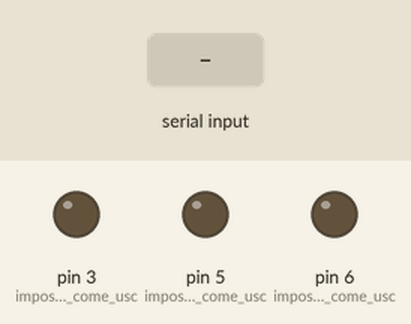
A sketch run on a simulated Arduino Uno, built with avr-gcc and run on an emulated ATmega328P. On the bench: output pins drawn as LEDs (lit = HIGH). The inputs (shaded band) are chosen by the test bench.

Above: at 1.2 s.
1.3 s: "1" received over Serial
At 1.8 s:
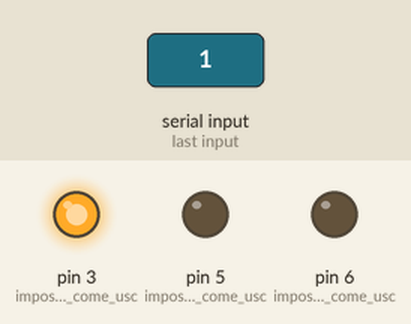
2.8 s: "3" received over the second serial link
At 4.0 s:
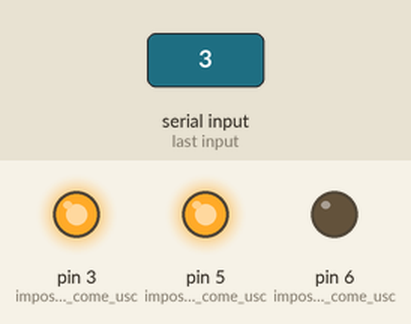
4.3 s: "2" received over Serial
At 5.3 s:
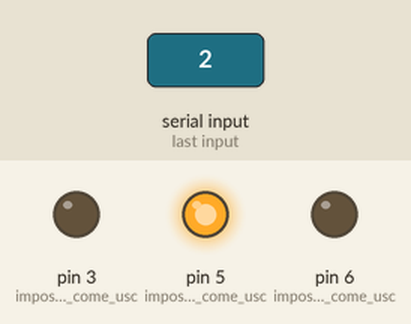
5.8 s: "5" received over the second serial link
At 6.4 s:
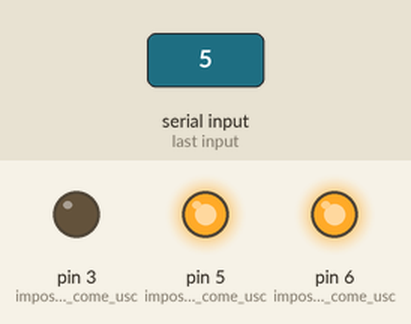
7.3 s: "4" received over Serial
At 7.6 s:
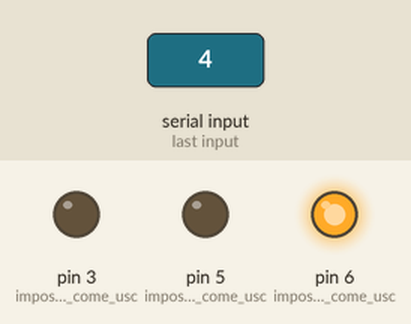
8.8 s: "1" received over the second serial link
At 9.9 s:
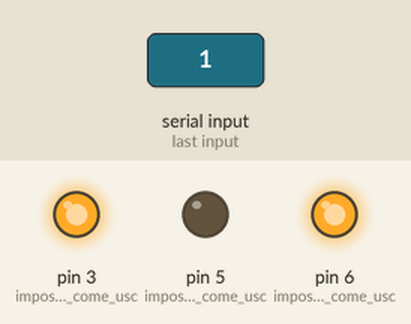
Timing chart, 0 to 11.3 s (numbered marks = the images above; inputs shaded):
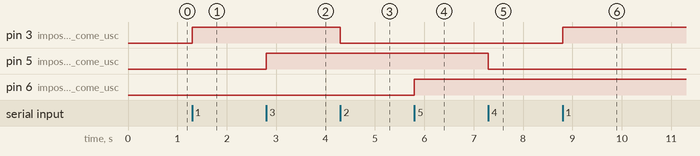

The sketch:

Bluetooth_RX.ino
```cpp
#include <SoftwareSerial.h>

#define TXPIN 10
#define RXPIN 11

char val;

SoftwareSerial BlueTooth(RXPIN, TXPIN);

void setup()
{
    pinMode(RXPIN, INPUT);
    pinMode(TXPIN, OUTPUT);
    pinMode(3, OUTPUT); // imposta il pin 3 come uscita
    pinMode(5, OUTPUT); // imposta il pin 3 come uscita
    pinMode(6, OUTPUT); // imposta il pin 3 come uscita
    Serial.begin(57600);
    BlueTooth.begin(115200);
}


void loop()
{
if(BlueTooth.available() > 0)
{
val = BlueTooth.read();
if( val == '1' ) digitalWrite(3, HIGH); // se il valore è 1 il LED sul pin 3 si accende
if( val == '2' ) digitalWrite(3, LOW); // se il valore è 2 il LED sul pin 3 si spegne
if( val == '3' ) digitalWrite(5, HIGH); // se il valore è 3 il LED sul pin 5 si accende
if( val == '4' ) digitalWrite(5, LOW); // se il valore è 4 il LED sul pin 4 si spegne
if( val == '5' ) digitalWrite(6, HIGH); // se il valore è 5 il LED sul pin 6 si accende
if( val == '6' ) digitalWrite(6, LOW); // se il valore è 6 il LED sul pin 6 si spegne

}

if(Serial.available() > 0)
{
val = Serial.read();
BlueTooth.write(val);
if( val == '1' ) digitalWrite(3, HIGH); // se il valore è 1 il LED sul pin 3 si accende
if( val == '2' ) digitalWrite(3, LOW); // se il valore è 2 il LED sul pin 3 si spegne
if( val == '3' ) digitalWrite(5, HIGH); // se il valore è 3 il LED sul pin 5 si accende
if( val == '4' ) digitalWrite(5, LOW); // se il valore è 4 il LED sul pin 4 si spegne
if( val == '5' ) digitalWrite(6, HIGH); // se il valore è 5 il LED sul pin 6 si accende
if( val == '6' ) digitalWrite(6, LOW); // se il valore è 6 il LED sul pin 6 si spegne
}
}
```

Measured:
- after the input at 1.3 s, pin 3 (imposta_il_pin_3_come_usc): LOW → HIGH at once
- after the input at 2.8 s, pin 5 (imposta_il_pin_3_come_usc): LOW → HIGH at once
- after the input at 4.3 s, pin 3 (imposta_il_pin_3_come_usc): HIGH → LOW at once
- after the input at 5.8 s, pin 6 (imposta_il_pin_3_come_usc): LOW → HIGH at once
- after the input at 7.3 s, pin 5 (imposta_il_pin_3_come_usc): HIGH → LOW at once
- after the input at 8.8 s, pin 3 (imposta_il_pin_3_come_usc): LOW → HIGH at once
